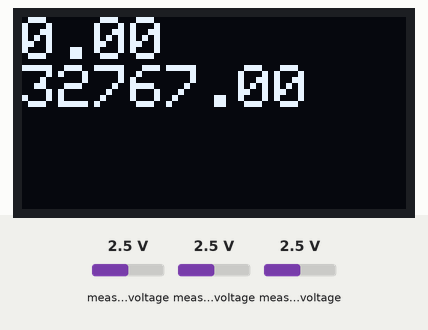
Recording of a program running on a simulated ESP8266 (Wemos D1 mini). On the bench: 128×64 one-colour display. The inputs (shaded band) are chosen by the test bench; at power-on: measured voltage 2.5 V. WiFi joins after 1.5 s; servers stay silent unless stated.

Above: at 3.8 s.
3.9 s: measured voltage (sensor 202) set to 0.1 V
At 5.4 s:
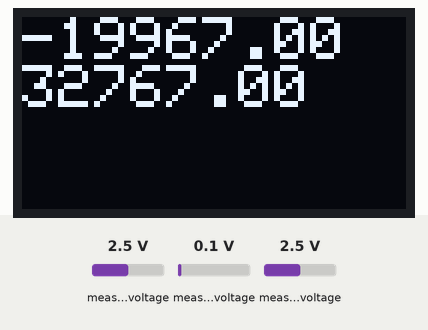
5.7 s: measured voltage (sensor 200) set to 0.1 V
At 6.7 s:
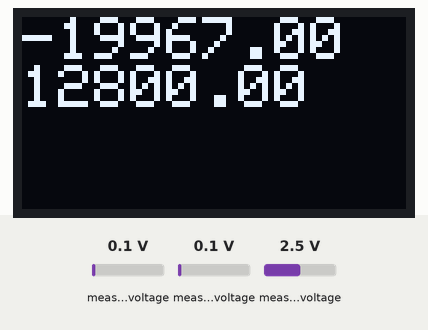
7.2 s: measured voltage (sensor 203) set to 0.1 V
At 8.4 s:
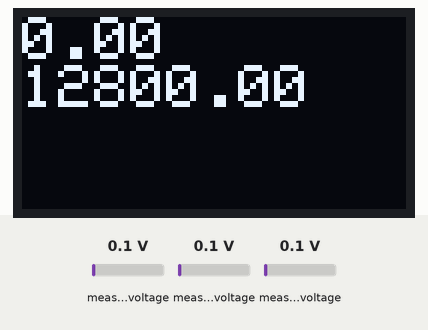
9.0 s: measured voltage (sensor 202) set to 1.2 V
At 9.9 s:
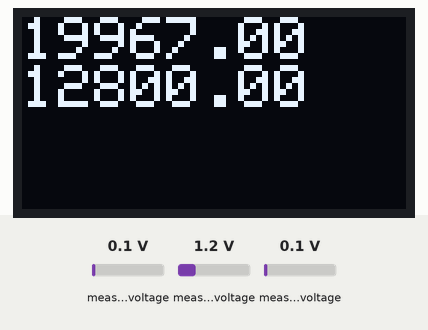
10.8 s: measured voltage (sensor 200) set to 1.2 V
At 12.0 s:
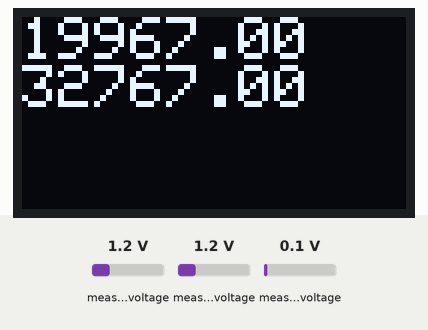
12.3 s: measured voltage (sensor 203) set to 1.2 V
At 12.53 s:
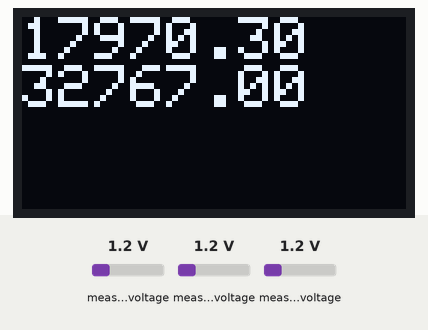
Timing chart, 0 to 15.1 s (numbered marks = the images above; inputs shaded):
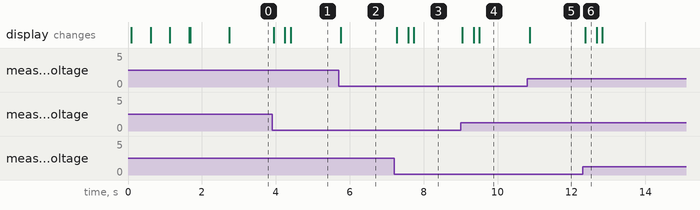

Measured:
- after the input at 3.9 s, the display: first changes at once (image 1 shows a later state)
- after the input at 5.7 s, the display: changes after 0.06 s (image 2)
- after the input at 7.2 s, the display: first changes after 0.08 s (image 3 shows a later state)
- after the input at 9.0 s, the display: first changes after 0.05 s (image 4 shows a later state)
- after the input at 10.8 s, the display: changes after 0.07 s (image 5)
- after the input at 12.3 s, the display: changes after 0.08 s (image 6)

The program:

main.cpp
```cpp
#include <Arduino.h>
#include <ESP8266WiFi.h>
#include <ESP8266WebServer.h>
#include <Adafruit_SSD1306.h>
#include <Adafruit_ADS1015.h>
#include <ArduinoJson.h>

const char *ssid = "xxxxx";
const char *password = "xxxxx";
const bool isCalibrated = false;

#define OLED_RESET 12
Adafruit_SSD1306 display(OLED_RESET);
#if (SSD1306_LCDHEIGHT != 64)
#error("Height incorrect, please fix Adafruit_SSD1306.h!");
#endif

Adafruit_ADS1115 ads;
ESP8266WebServer server(80);

unsigned long lastMicros = 0, lastMillis = 0;
double wattHourCumulative = 0, wattHourIncremental = 0;
float v, i, multiplier;

const int numReadings = 10;
double readings[numReadings]; // the readings from the analog input
int readIndex = 0;            // the index of the current reading
double total = 0;             // the running total
double average = 0;           // the average

void getCurrentAmps();
void getVoltageVolts();
double getWattHourIncremental();
unsigned long elapsedTimeMicros();

void handleRoot()
{
  StaticJsonDocument<200> jsonBuffer;
  jsonBuffer["voltage"]=v;
  jsonBuffer["current"]=i;
  jsonBuffer["watts"]=v*i;
  jsonBuffer["mWh"]=(int)wattHourCumulative;
  String data;
  serializeJson(jsonBuffer, data);
  server.send(200, "text/json", data);
}

void setup()
{
  for (int thisReading = 0; thisReading < numReadings; thisReading++)
  {
    readings[thisReading] = 0;
  }
  Serial.begin(115200);
  Wire.begin(D1, D2);
  display.begin(SSD1306_SWITCHCAPVCC, 0x3C);
  display.dim(false);
  display.clearDisplay();
  display.display();

  ads.begin();
  ads.setGain(GAIN_SIXTEEN); // 16x gain  +/- 0.256V  1 bit = 0.125mV  0.0078125mV
  multiplier = ads.voltsPerBit() * 1000.0F;

  display.setTextSize(1);
  display.setTextColor(WHITE);
  display.setCursor(0, 0);
  display.print("Connecting to ");
  display.print(ssid);

  display.display();
  WiFi.begin(ssid, password);
  while (WiFi.status() != WL_CONNECTED)
  {
    delay(500);
    display.print(".");
    display.display();
  }

  display.println("");
  display.println("WiFi connected");
  display.println("IP address: ");
  display.println(WiFi.localIP());
  display.display();
  delay(1000);
  server.on("/", handleRoot);
  server.begin();
}

void loop()
{
    server.handleClient();
  double wattHourIncremental = getWattHourIncremental();
  wattHourCumulative += wattHourIncremental;

  display.clearDisplay();
  display.setTextSize(2);
  display.setCursor(0, 0);
  getCurrentAmps();
  getVoltageVolts();
  if (isCalibrated)
  {
    int mV = v * 1000;
    display.print("V  ");
    if (mV < 10000)
    {
      display.print(" ");
    }
    display.println((float)mV / 1000, 3);
    display.print("A   ");
    display.println(i, 3);
    display.print("W  ");
    if ((v * i) < 10.0)
    {
      display.print(" ");
    }
    display.println(v * i, 3);
    display.print("mWh ");
    display.println(wattHourCumulative, 0);
    display.display();
  }
  else
  {
    display.println(i);
    display.println(v);
    display.display();
  }

  //delay(50);
}

void getCurrentAmps()
{
  i = (double)ads.readADC_Differential_2_3();
  if (isCalibrated)
  {
    //Calibraiton formulae i=;
    i = i;
  }
  total = total - readings[readIndex];
  readings[readIndex] = i;
  total = total + readings[readIndex];
  readIndex = readIndex + 1;
  if (readIndex >= numReadings)
  {
    readIndex = 0;
  }
  average = total / numReadings;
  i = average;
}

void getVoltageVolts()
{
  v = (double)ads.readADC_SingleEnded(0);
  if (isCalibrated)
  {
    //Calibraiton formulae v=;
    v = v;
  }
}

double getWattHourIncremental()
{
  return v * i * elapsedTimeMicros() / 3600000.00;
}

unsigned long elapsedTimeMicros()
{
  unsigned long tempmicros = lastMicros;
  lastMicros = micros();
  return lastMicros - tempmicros;
}
```
